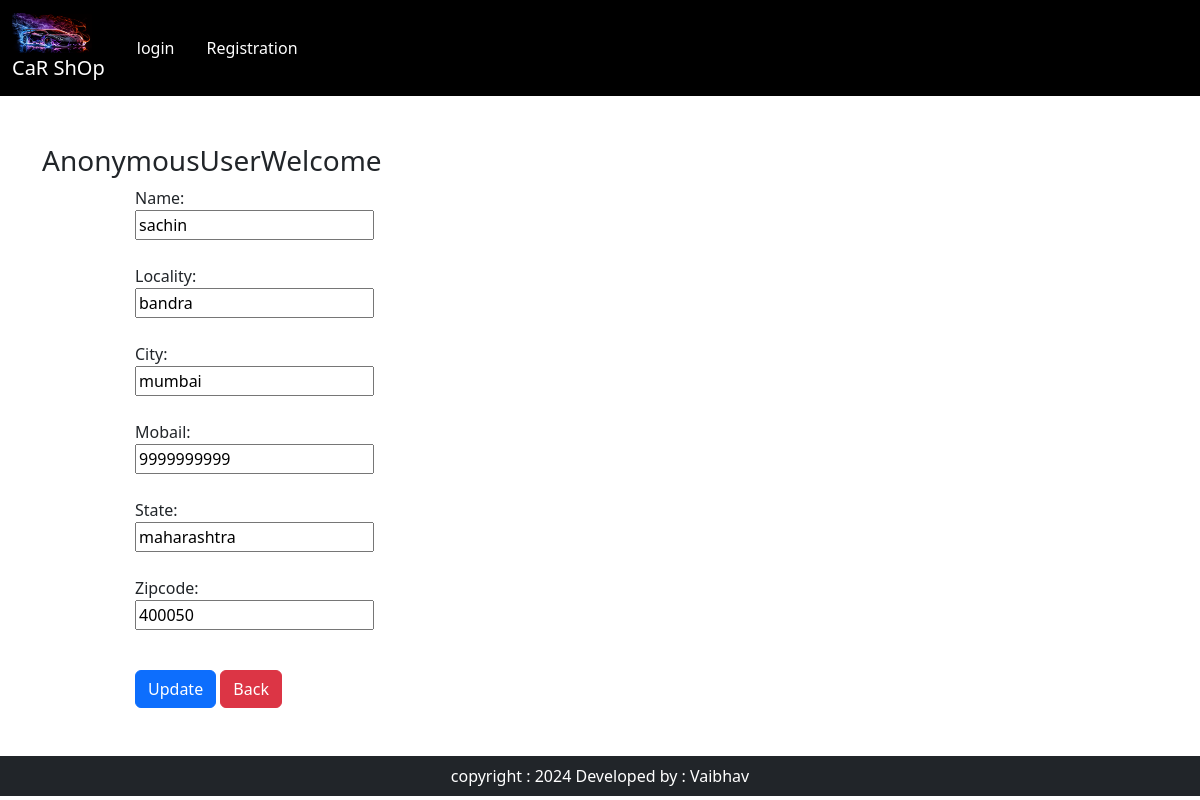
The app's page /updateAddress/1/ with its own data.
### app/models.py (models this page shows, shortened)
class Customer (models.Model):
    user= models.ForeignKey(User,on_delete=models.CASCADE)
    name =models.CharField(max_length=200)
    locality = models.CharField(max_length=200)
    city = models.CharField(max_length=200)
    mobail=models.IntegerField(default=0)
    zipcode = models.IntegerField()
    state = models.CharField(max_length=100)

### app/views.py (the view, shortened to what this page needs)
# urls.py: path('updateAddress/<int:pk>/',views.updateAddress.as_view(),name='updateAddress'),
class updateAddress(View):
    def get(self,request,pk):
        add = Customer.objects.get(pk=pk)
        form = CustomerProfileForm(instance=add)
        return render(request,'app/updateAddress.html',locals())

### app/forms.py
class CustomerProfileForm(forms.ModelForm):
    name = forms.TextInput()
    locality = forms.TextInput()
    city = forms.TextInput()
    mobail = forms.NumberInput()
    state = forms.TextInput()
    zipcode = forms.NumberInput()
    class Meta:
        model = Customer
        fields=['name','locality','city','mobail','state','zipcode']

### app/templates/app/updateAddress.html (shortened to what this page needs)
{% extends "app/base.html" %}
{% load static %}
{% block main-content %}
<div class="container my-5">
  <div class="row">
    <h3><span class="text-capitalize">{{request.user}}</span>Welcome</h3>
  </div>
  <div class="col-sm-8 offset-sm-1">
    <form action="" method="post">
      {% csrf_token %} {% for fm in form %} {{fm.label_tag}}
      <div>{{fm}}</div>
      <br />
      {% endfor %}
      <div class="col-12 mt-3">
        <button type="submit" class="btn btn-primary">Update</button>
        <a href="{% url 'address' %}" type="button" class="btn btn-danger"
          >Back</a
        >
      </div>
    </form>
  </div>
</div>
{% endblock main-content %}

### records on screen
Customer: form "sachin" "bandra" "mumbai" "9999999999" "maharashtra" "400050"

### other values on screen
{{ request.user }} "AnonymousUser"
{{ fm.label_tag }} "Name:" "Locality:" "City:" "Mobail:" "State:" "Zipcode:"
